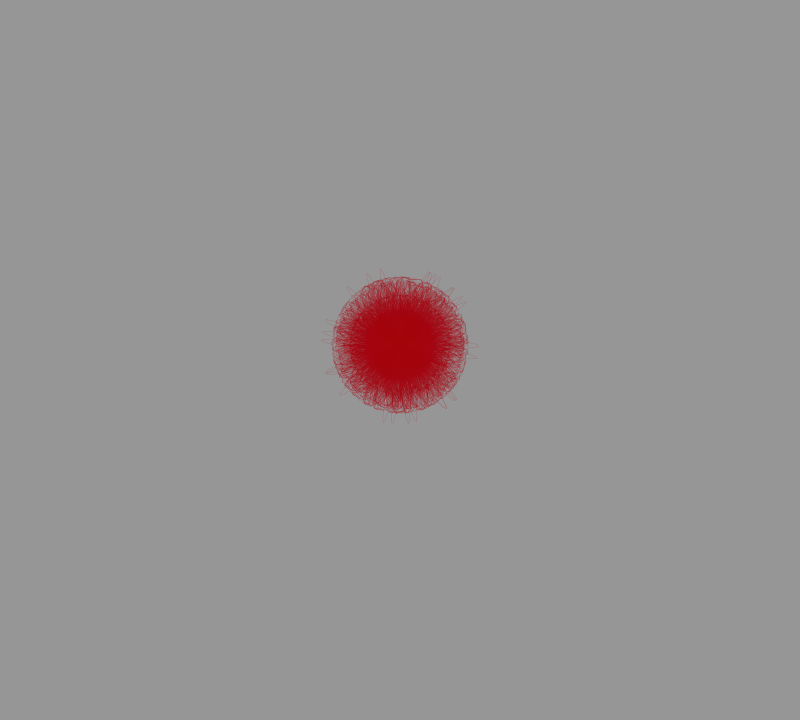
Frame 1 (no input)
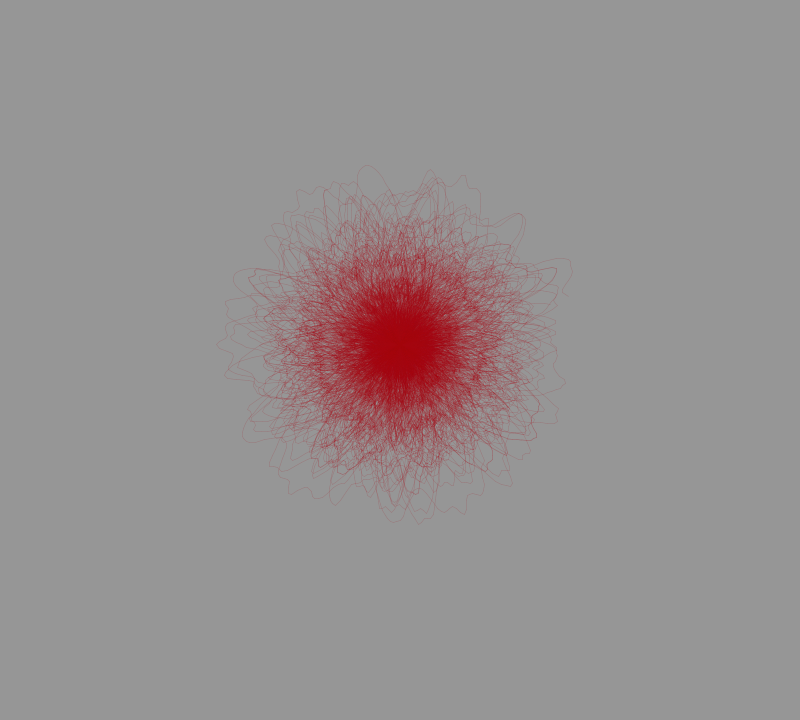
Frame 60 (the mouse pressed at the canvas centre just before this capture)
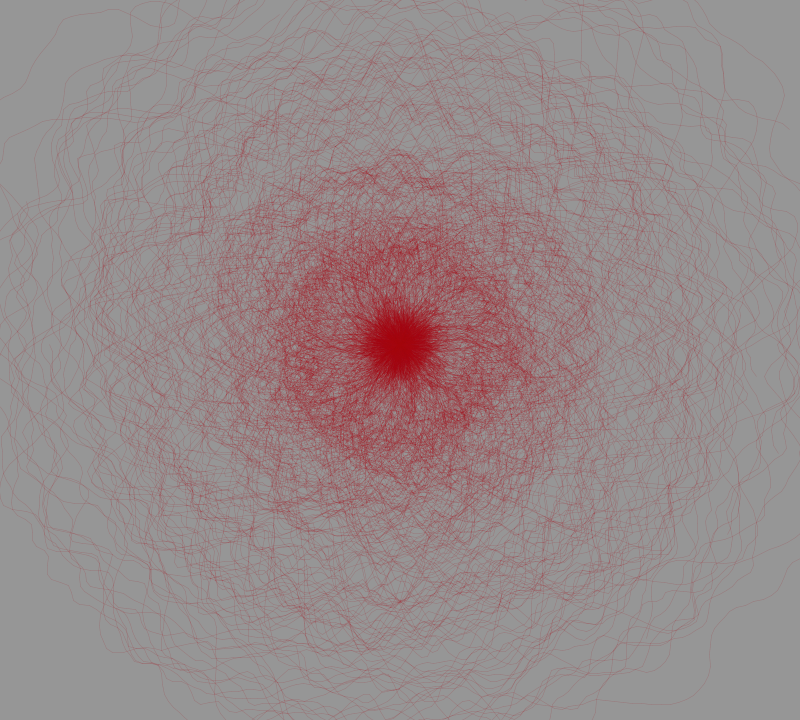
Frame 120 (the mouse held since frame 60 and released just before this capture)

The Processing sketch that drew these frames (run headless with seeded random() and noise(); from frame 60 on, the mouse is pressed at the canvas centre):

// Processing sketch: processing_46741
// ── processing_46741.pde

float x;
float y;
int centX = 400;
int centY = 345;
int time1 = 10000;
int time2 = 4000;
int time3 = 20000;
int time4 = 30000;
int time5 = 40000;
int time6 = 50000;




void setup() {
size(800, 720);

strokeWeight(0.5);
stroke( random(255), random(10), random(10),50);
smooth();

}

void draw() {
  background(150);
  
  frameRate(24);
  for(int i =0;i<100; i++){
    float lastx = -999;
float lasty = -999;
float radiusNoise=random(10);
float radius=10;

int startangle=int(random(360));
int endangle = 1440+ int(random(1440));
     int anglestep = 1+int(random(3));

for (float ang= startangle; ang<=endangle; ang+=anglestep){
  radiusNoise+=0.05;
 
  
  int currentTime = millis();
  
  if (currentTime >time2) {
      radius +=0.03 ; }

  if (currentTime >time1) {
     radius += 0.02;
  } 
  if (currentTime> time3) {
    radius += 0.01; }
     if(currentTime > time4) {
       radius += 0.1; }
   if (currentTime >time5) {
     radius += 0.2; }
     
     if (currentTime >time6) {
       radius +=0.3; }
      
      
      
    
  
    
  float thisRadius=radius+(noise(radiusNoise)*200)-100;
  float rad=radians(ang);
  x=centX+(thisRadius*cos(rad)) ;
  y=centY+(thisRadius*sin(rad));
  if(lastx>-999){
    
    line (x, y, lastx, lasty);
   
  }
    
 lastx=x;
  lasty=y;
}
}
}
